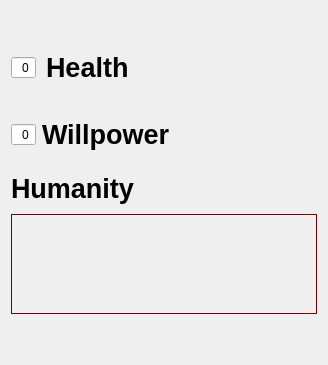
<?xml version="1.0" encoding="UTF-8"?>
<ui version="4.0">
 <class>Indicators</class>
 <widget class="QWidget" name="Indicators">
  <property name="geometry">
   <rect>
    <x>0</x>
    <y>0</y>
    <width>328</width>
    <height>365</height>
   </rect>
  </property>
  <property name="sizePolicy">
   <sizepolicy hsizetype="Ignored" vsizetype="Preferred">
    <horstretch>0</horstretch>
    <verstretch>0</verstretch>
   </sizepolicy>
  </property>
  <property name="windowTitle">
   <string>Form</string>
  </property>
  <layout class="QVBoxLayout" name="verticalLayout">
   <item>
    <widget class="QPushButton" name="lockButton">
     <property name="sizePolicy">
      <sizepolicy hsizetype="Fixed" vsizetype="Fixed">
       <horstretch>0</horstretch>
       <verstretch>0</verstretch>
      </sizepolicy>
     </property>
     <property name="layoutDirection">
      <enum>Qt::RightToLeft</enum>
     </property>
     <property name="text">
      <string/>
     </property>
     <property name="icon">
      <iconset resource="resources.qrc">
       <normaloff>:/images/icons/unlock20x20.png</normaloff>:/images/icons/unlock20x20.png</iconset>
     </property>
     <property name="iconSize">
      <size>
       <width>20</width>
       <height>20</height>
      </size>
     </property>
     <property name="checkable">
      <bool>true</bool>
     </property>
     <property name="flat">
      <bool>true</bool>
     </property>
    </widget>
   </item>
   <item>
    <layout class="QVBoxLayout" name="IndicatorsLayout">
     <property name="spacing">
      <number>10</number>
     </property>
     <property name="sizeConstraint">
      <enum>QLayout::SetDefaultConstraint</enum>
     </property>
     <item>
      <layout class="QVBoxLayout" name="HealthParentLayout">
       <property name="sizeConstraint">
        <enum>QLayout::SetDefaultConstraint</enum>
       </property>
       <item>
        <layout class="QHBoxLayout" name="horizontalLayout_3">
         <item>
          <widget class="QSpinBox" name="healthModifier">
           <property name="sizePolicy">
            <sizepolicy hsizetype="Maximum" vsizetype="Maximum">
             <horstretch>0</horstretch>
             <verstretch>0</verstretch>
            </sizepolicy>
           </property>
           <property name="focusPolicy">
            <enum>Qt::ClickFocus</enum>
           </property>
           <property name="layoutDirection">
            <enum>Qt::RightToLeft</enum>
           </property>
           <property name="alignment">
            <set>Qt::AlignRight|Qt::AlignTrailing|Qt::AlignVCenter</set>
           </property>
           <property name="buttonSymbols">
            <enum>QAbstractSpinBox::NoButtons</enum>
           </property>
           <property name="correctionMode">
            <enum>QAbstractSpinBox::CorrectToNearestValue</enum>
           </property>
           <property name="keyboardTracking">
            <bool>false</bool>
           </property>
          </widget>
         </item>
         <item>
          <widget class="QLabel" name="label_4">
           <property name="sizePolicy">
            <sizepolicy hsizetype="Minimum" vsizetype="Maximum">
             <horstretch>0</horstretch>
             <verstretch>0</verstretch>
            </sizepolicy>
           </property>
           <property name="font">
            <font>
             <pointsize>20</pointsize>
             <bold>true</bold>
            </font>
           </property>
           <property name="text">
            <string>Health</string>
           </property>
          </widget>
         </item>
        </layout>
       </item>
       <item>
        <layout class="QHBoxLayout" name="Health">
         <property name="spacing">
          <number>5</number>
         </property>
         <property name="sizeConstraint">
          <enum>QLayout::SetDefaultConstraint</enum>
         </property>
        </layout>
       </item>
      </layout>
     </item>
     <item>
      <layout class="QVBoxLayout" name="WillpowerParentLayout">
       <property name="sizeConstraint">
        <enum>QLayout::SetDefaultConstraint</enum>
       </property>
       <item>
        <layout class="QHBoxLayout" name="horizontalLayout_26">
         <property name="spacing">
          <number>6</number>
         </property>
         <property name="sizeConstraint">
          <enum>QLayout::SetDefaultConstraint</enum>
         </property>
         <item>
          <widget class="QSpinBox" name="wpModifier">
           <property name="enabled">
            <bool>true</bool>
           </property>
           <property name="sizePolicy">
            <sizepolicy hsizetype="Maximum" vsizetype="Maximum">
             <horstretch>0</horstretch>
             <verstretch>0</verstretch>
            </sizepolicy>
           </property>
           <property name="focusPolicy">
            <enum>Qt::ClickFocus</enum>
           </property>
           <property name="layoutDirection">
            <enum>Qt::RightToLeft</enum>
           </property>
           <property name="alignment">
            <set>Qt::AlignRight|Qt::AlignTrailing|Qt::AlignVCenter</set>
           </property>
           <property name="buttonSymbols">
            <enum>QAbstractSpinBox::NoButtons</enum>
           </property>
           <property name="correctionMode">
            <enum>QAbstractSpinBox::CorrectToNearestValue</enum>
           </property>
           <property name="keyboardTracking">
            <bool>false</bool>
           </property>
           <property name="minimum">
            <number>0</number>
           </property>
           <property name="value">
            <number>0</number>
           </property>
          </widget>
         </item>
         <item>
          <widget class="QLabel" name="label_5">
           <property name="sizePolicy">
            <sizepolicy hsizetype="Minimum" vsizetype="Maximum">
             <horstretch>0</horstretch>
             <verstretch>0</verstretch>
            </sizepolicy>
           </property>
           <property name="font">
            <font>
             <pointsize>20</pointsize>
             <bold>true</bold>
            </font>
           </property>
           <property name="text">
            <string>Willpower</string>
           </property>
           <property name="alignment">
            <set>Qt::AlignLeading|Qt::AlignLeft|Qt::AlignVCenter</set>
           </property>
          </widget>
         </item>
        </layout>
       </item>
       <item>
        <layout class="QHBoxLayout" name="Willpower">
         <property name="spacing">
          <number>5</number>
         </property>
         <property name="sizeConstraint">
          <enum>QLayout::SetDefaultConstraint</enum>
         </property>
        </layout>
       </item>
      </layout>
     </item>
     <item>
      <layout class="QVBoxLayout" name="HumanityParentLayout">
       <property name="sizeConstraint">
        <enum>QLayout::SetDefaultConstraint</enum>
       </property>
       <item>
        <widget class="QLabel" name="label">
         <property name="sizePolicy">
          <sizepolicy hsizetype="Minimum" vsizetype="Maximum">
           <horstretch>0</horstretch>
           <verstretch>0</verstretch>
          </sizepolicy>
         </property>
         <property name="font">
          <font>
           <pointsize>20</pointsize>
           <bold>true</bold>
          </font>
         </property>
         <property name="text">
          <string>Humanity</string>
         </property>
         <property name="alignment">
          <set>Qt::AlignLeading|Qt::AlignLeft|Qt::AlignVCenter</set>
         </property>
        </widget>
       </item>
       <item>
        <widget class="QTextBrowser" name="humanityText">
         <property name="sizePolicy">
          <sizepolicy hsizetype="Minimum" vsizetype="Ignored">
           <horstretch>0</horstretch>
           <verstretch>0</verstretch>
          </sizepolicy>
         </property>
         <property name="minimumSize">
          <size>
           <width>0</width>
           <height>100</height>
          </size>
         </property>
         <property name="baseSize">
          <size>
           <width>0</width>
           <height>0</height>
          </size>
         </property>
         <property name="font">
          <font>
           <pointsize>12</pointsize>
          </font>
         </property>
         <property name="autoFillBackground">
          <bool>true</bool>
         </property>
         <property name="styleSheet">
          <string notr="true">background-color: rgba(255, 255, 255, 0);
color: rgb(117, 0, 0);
border-color: rgb(0, 0, 0);</string>
         </property>
         <property name="frameShape">
          <enum>QFrame::Box</enum>
         </property>
         <property name="frameShadow">
          <enum>QFrame::Plain</enum>
         </property>
         <property name="verticalScrollBarPolicy">
          <enum>Qt::ScrollBarAlwaysOff</enum>
         </property>
         <property name="horizontalScrollBarPolicy">
          <enum>Qt::ScrollBarAlwaysOff</enum>
         </property>
         <property name="sizeAdjustPolicy">
          <enum>QAbstractScrollArea::AdjustIgnored</enum>
         </property>
         <property name="acceptRichText">
          <bool>true</bool>
         </property>
         <property name="textInteractionFlags">
          <set>Qt::NoTextInteraction</set>
         </property>
         <property name="openLinks">
          <bool>false</bool>
         </property>
        </widget>
       </item>
       <item>
        <layout class="QHBoxLayout" name="Humanity">
         <property name="spacing">
          <number>5</number>
         </property>
         <property name="sizeConstraint">
          <enum>QLayout::SetNoConstraint</enum>
         </property>
        </layout>
       </item>
      </layout>
     </item>
     <item>
      <spacer name="verticalSpacer">
       <property name="orientation">
        <enum>Qt::Vertical</enum>
       </property>
       <property name="sizeType">
        <enum>QSizePolicy::Preferred</enum>
       </property>
       <property name="sizeHint" stdset="0">
        <size>
         <width>20</width>
         <height>40</height>
        </size>
       </property>
      </spacer>
     </item>
    </layout>
   </item>
  </layout>
 </widget>
 <resources>
  <include location="resources.qrc"/>
 </resources>
 <connections/>
</ui>
